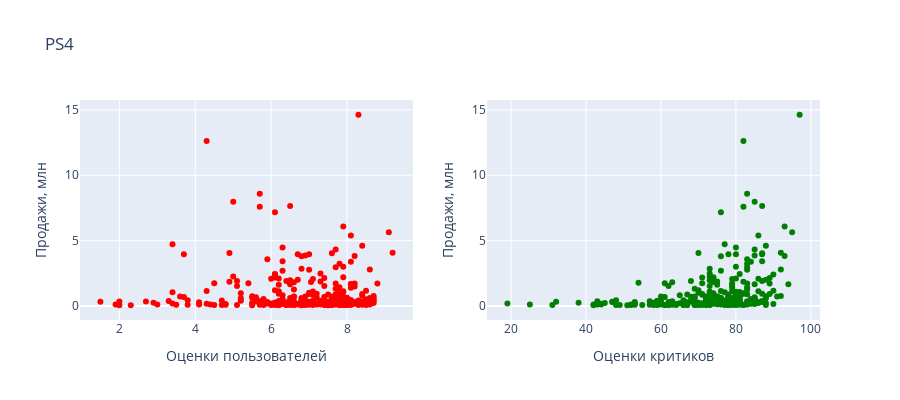
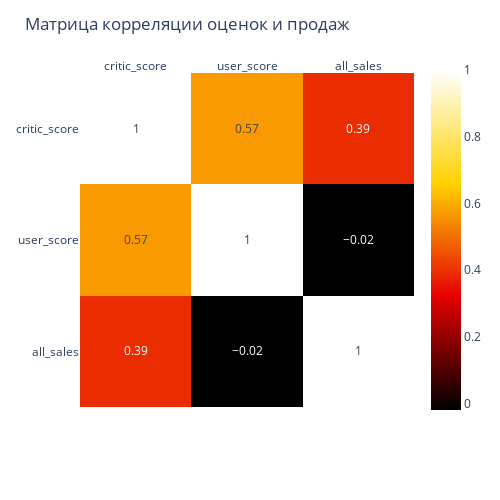

The notebook cell saved with these charts, in order:
### Markdown cell above
Для X360
- слабая зависимость между оценками критиков и количеством продаж
- зависимость между оценками пользователей и продажами отсутствует

### Code cell
two_scatter_one_corr('PS4')

### Figure 1 — Plotly figure (JSON) as saved in the notebook; plotly's stock layout.template omitted (floating-point values rounded to 4 significant figures; data arrays with more than 128 entries replaced by an {"elided": "..."} marker saying what was removed)
{"data": [{"marker": {"color": "red"}, "mode": "markers", "type": "scatter", "x": {"elided": "289 float values"}, "xaxis": "x", "y": {"elided": "392 float values"}, "yaxis": "y"}, {"marker": {"color": "green"}, "mode": "markers", "type": "scatter", "x": {"elided": "284 int values"}, "xaxis": "x2", "y": {"elided": "392 float values"}, "yaxis": "y2"}], "layout": {"height": 400, "showlegend": false, "title": {"text": "PS4"}, "xaxis": {"anchor": "y", "domain": [0, 0.45], "title": {"text": "Оценки пользователей"}}, "xaxis2": {"anchor": "y2", "domain": [0.55, 1], "title": {"text": "Оценки критиков"}}, "yaxis": {"anchor": "x", "domain": [0, 1], "title": {"text": "Продажи, млн"}}, "yaxis2": {"anchor": "x2", "domain": [0, 1], "title": {"text": "Продажи, млн"}}}}

### Figure 2 — Plotly figure (JSON) as saved in the notebook; plotly's stock layout.template omitted (floating-point values rounded to 4 significant figures)
{"data": [{"coloraxis": "coloraxis", "hovertemplate": "x: %{x}<br>y: %{y}<br>color: %{z}<extra></extra>", "name": "0", "texttemplate": "%{z}", "type": "heatmap", "x": ["critic_score", "user_score", "all_sales"], "xaxis": "x", "y": ["critic_score", "user_score", "all_sales"], "yaxis": "y", "z": [[1, 0.57, 0.39], [0.57, 1, -0.02], [0.39, -0.02, 1]]}], "layout": {"coloraxis": {"colorscale": [[0, "rgb(0,0,0)"], [0.3333, "rgb(230,0,0)"], [0.6667, "rgb(255,210,0)"], [1, "rgb(255,255,255)"]]}, "height": 500, "margin": {"t": 60}, "title": {"text": "Матрица корреляции оценок и продаж"}, "width": 500, "xaxis": {"anchor": "y", "constrain": "domain", "domain": [0, 1], "scaleanchor": "y", "side": "top"}, "yaxis": {"anchor": "x", "autorange": "reversed", "constrain": "domain", "domain": [0, 1]}}}
